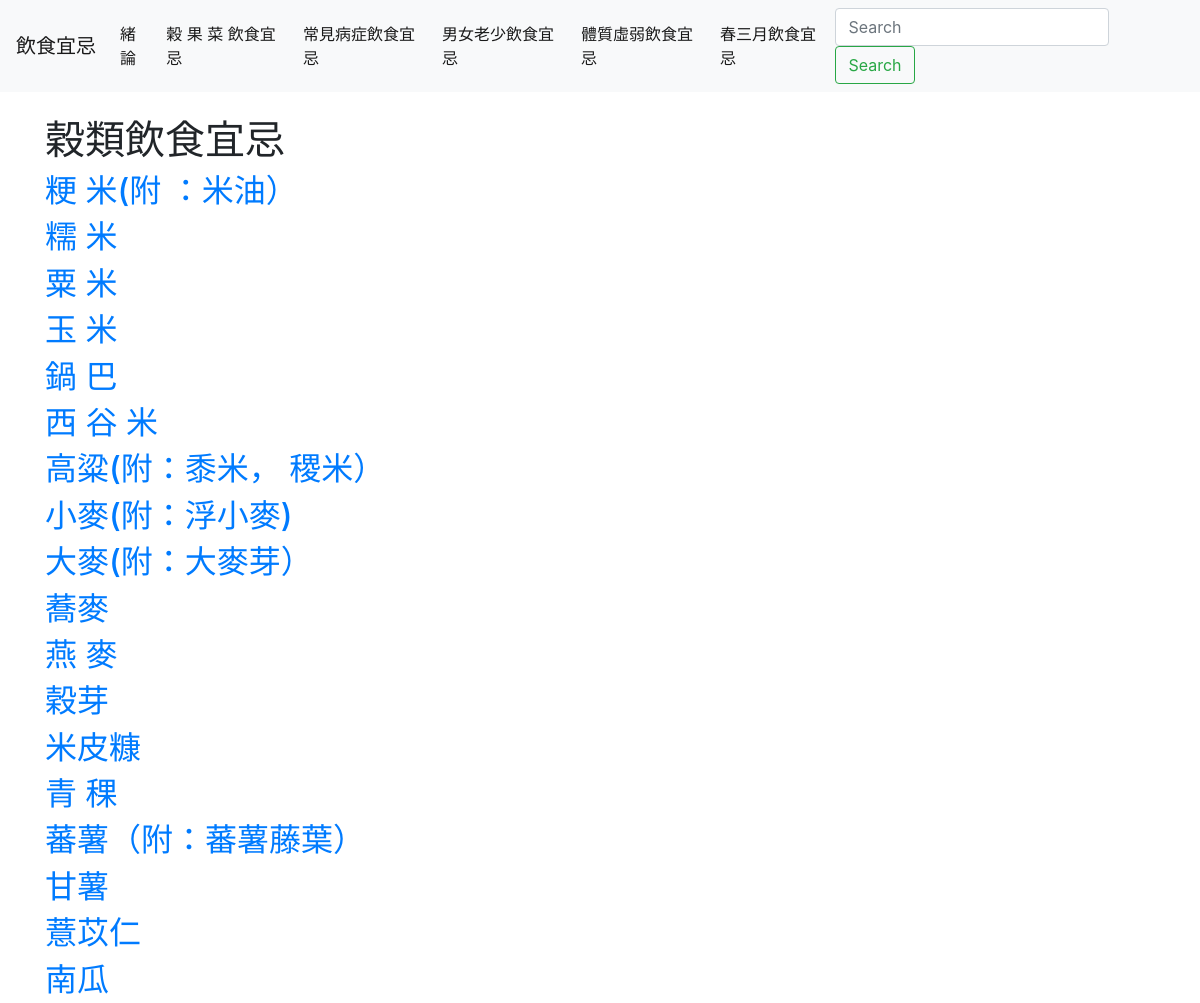
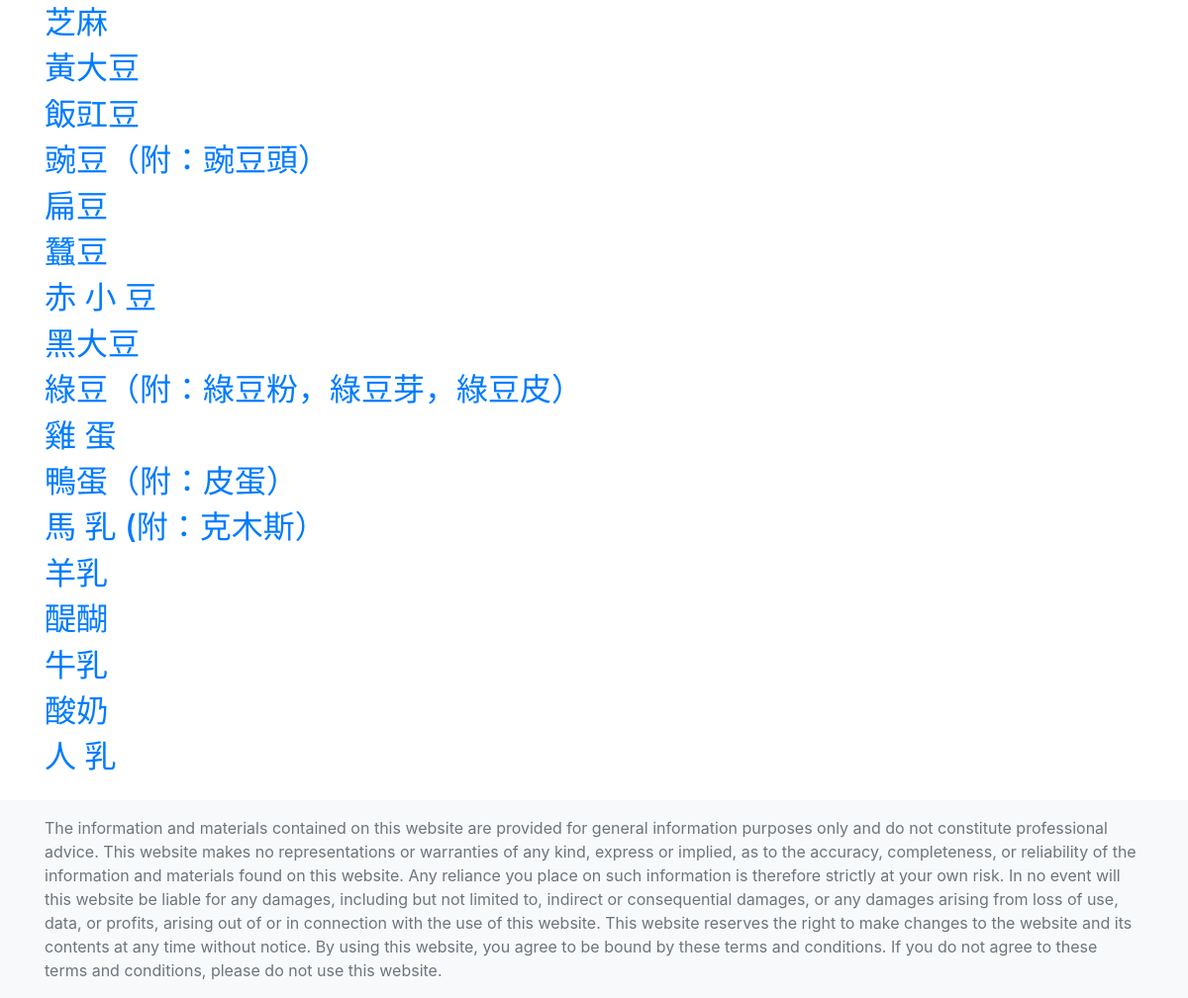
Screenshot of /foodcategories/foods/1 with the database file from the repository (2 pictures, top to bottom).
### tables this page shows
CREATE TABLE Food_Category (
    id INTEGER PRIMARY KEY AUTOINCREMENT,
    name VARCHAR(50)
);

CREATE TABLE FoodInfo (
    id INTEGER PRIMARY KEY AUTOINCREMENT,
    category_id INT,
    [name] VARCHAR(50),
    nickname VARCHAR(50),
    taste VARCHAR(50),
    efficacy TEXT,
    suitable_for TEXT,
    not_suitable_for TEXT,
    note TEXT,
    FOREIGN KEY (category_id) REFERENCES Food_Category(id)
);

### routes.py (the view)
@bp.route('/foodcategories/foods/<int:category_id>')
def food_by_categories(category_id):
    try:
        db = DatabaseModel('database.db')
        foods = db.get_foodList(category_id)
        category_name = db.get_CategoryName(category_id)
        return render_template('foods.html', foods=foods, category_name = category_name)
    except Exception as e:
        return render_template('error.html', error_message=str(e)), 404

### models.py (called while the page is built)
    def get_foodList(self, category_id):
        self.cursor.row_factory = sqlite3.Row
        self.cursor.execute(f'SELECT * FROM FoodInfo WHERE category_id = {category_id}')
        rows = self.cursor.fetchall()
        return [dict(row) for row in rows]

    def get_CategoryName(self, category_id):
        self.cursor.row_factory = sqlite3.Row
        self.cursor.execute(f'SELECT * FROM Food_Category WHERE id = {category_id}')
        rows = self.cursor.fetchall()
        return rows[0]['name']

### templates/foods.html
{% extends 'base.html' %}
{% block content %}
    <h1>{% block title %} {{category_name}} {% endblock %}</h1>
    {% for food in foods %}
    <a href="{{ url_for('food.fooddetails', food_id=food['id'], category_id=food['category_id']) }}">
        <h2>{{ food['name'] }}</h2>
    </a>
    {% endfor %}
{% endblock %}

### rows the page displays
Food_Category: name "穀類飲食宜忌"
FoodInfo: name "粳 米(附 ：米油）"
FoodInfo: name "糯 米"
FoodInfo: name "粟 米"
FoodInfo: name "玉 米"
FoodInfo: name "鍋 巴"
FoodInfo: name "西 谷 米"
FoodInfo: name "高粱(附：黍米， 稷米）"
FoodInfo: name "小麥(附：浮小麥)"
FoodInfo: name "大麥(附：大麥芽）"
FoodInfo: name "蕎麥"
FoodInfo: name "燕 麥"
FoodInfo: name "穀芽"
FoodInfo: name "米皮糠"
FoodInfo: name "青 稞"
FoodInfo: name "蕃薯（附：蕃薯藤葉）"
FoodInfo: name "甘薯"
FoodInfo: name "薏苡仁"
FoodInfo: name "南瓜"
FoodInfo: name "芝麻"
FoodInfo: name "黃大豆"
FoodInfo: name "飯豇豆"
FoodInfo: name "豌豆（附：豌豆頭）"
FoodInfo: name "扁豆"
FoodInfo: name "蠶豆"
FoodInfo: name "赤 小 豆"
FoodInfo: name "黑大豆"
FoodInfo: name "綠豆（附：綠豆粉，綠豆芽，綠豆皮）"
FoodInfo: name "雞 蛋"
FoodInfo: name "鴨蛋（附：皮蛋）"
FoodInfo: name "馬 乳 (附：克木斯）"
FoodInfo: name "羊乳"
FoodInfo: name "醍醐"
FoodInfo: name "牛乳"
FoodInfo: name "酸奶"
FoodInfo: name "人 乳"
